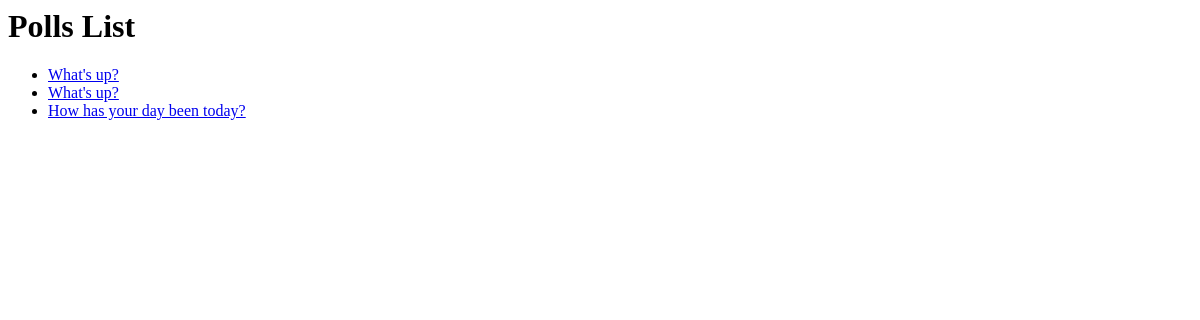
Before: /polls/ with the older database file.
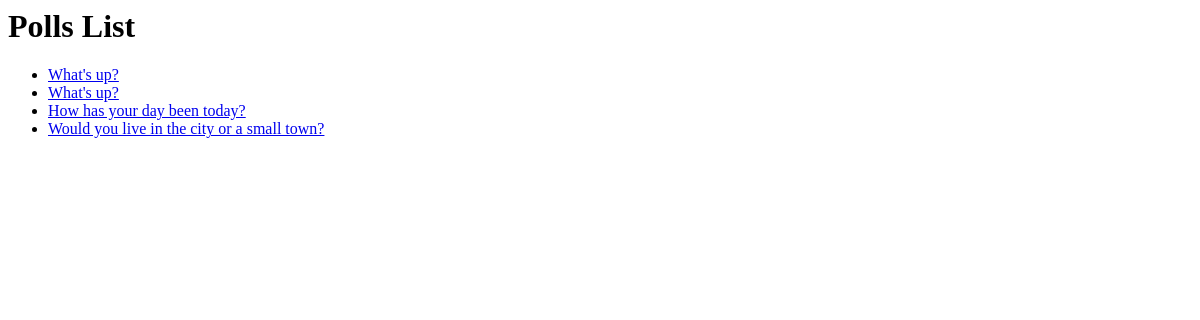
After: the same page with the newer database file.
### polls/models.py (models this page shows, shortened)
class Question(models.Model):
    question_text = models.CharField(max_length=200)
    pub_date = models.DateTimeField('date published')

### polls/views.py (the view)
# urls.py: path('', views.IndexView.as_view(), name='index'),
class IndexView(generic.ListView):
    template_name = 'polls/index.html'
    context_object_name = 'latest_question_list'
    def get_queryset(self):
        return Question.objects.order_by('-pub_date')[:5]

### polls/registration/templates/polls/index.html (shortened to what this page needs)
<!-- {% load static %}
<link rel="stylesheet" type="text/css" href="{% static 'polls/style.css' %}"> -->
<h1>Polls List</h1>
{% if latest_question_list %}
    <ul>
    {% for question in latest_question_list %}
        <li><a href="{% url 'polls:detail' question.id %}">{{ question.question_text }}</a></li>
    {% endfor %}
    </ul>
{% else %}
    <p>No polls are available.</p>
{% endif %}

Changed rows visible on the page:
added Question: question_text "Would you live in the city or a small town?"
